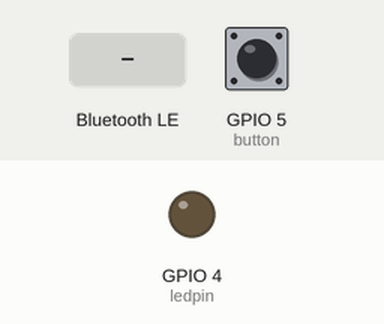
Bench run of a sketch on a simulated ESP32. On the bench: output pins drawn as LEDs (lit = HIGH). Dashed ring = blinking. The test bench sets the inputs (shaded band); at power-on: GPIO 5 (button) HIGH. Nothing arrives over Bluetooth unless stated; a phone connects over Bluetooth LE 3 s after start; what the sketch prints to the serial monitor is not drawn.

Above: at 1.2 s.
1.3 s: GPIO 5 (button) pulled LOW for 0.15 s
At 1.7 s:
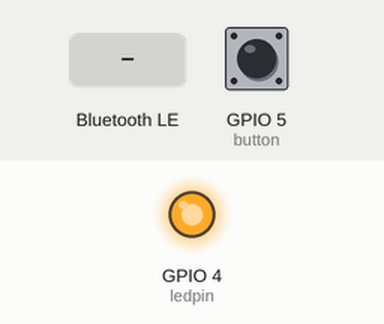
2.9 s: Bluetooth LE write "0" received
At 3.5 s:
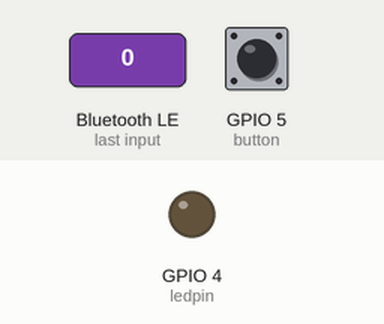
4.4 s: GPIO 5 (button) pulled LOW for 1 s
At 5.3 s:
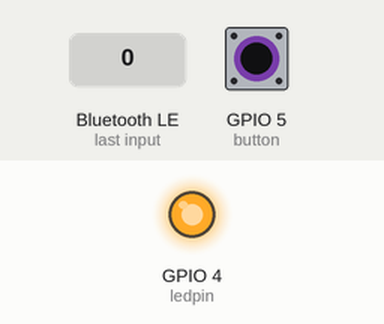
8.4 s: Bluetooth LE write "2" received
At 9.2 s:
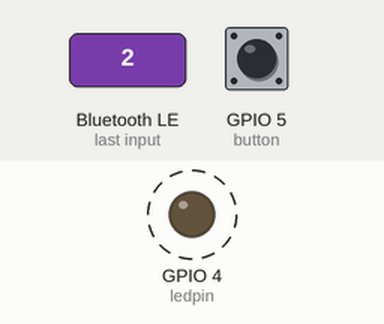
11.4 s: GPIO 5 (button) pulsed LOW 5 times (0.12 s each, 0.3 s apart)
Timing chart, 0 to 14.4 s (numbered marks = the images above; inputs shaded):
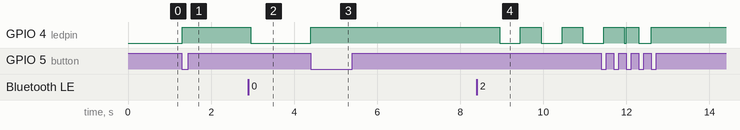

The sketch:

server.ino
```cpp
#include <BLEDevice.h>
#include <BLEServer.h>
#include <BLEUtils.h>
#include <BLE2902.h>

int ledpin = 4;
int button = 5;
int ledState = LOW;
int buttonCurrentState = 1;
int buttonPreviousState = 1;
long timeElapsed = 0;
long debounce = 100;
// For our button, 0 means pressed and 1 means released!

bool startCountdown = false;
long count = 0;
long countMax = 8000;

BLEServer* pServer = NULL;
BLECharacteristic* pCharacteristic = NULL;
bool deviceConnected = false;
bool oldDeviceConnected = false;

uint8_t bothOff = 48; // correspond to 0
uint8_t bothOn = 49; // correspond to 1
uint8_t bothBlinkSlow = 50; // correspond to 2
uint8_t bothBlinkQuick = 51; // correspond to 3
uint8_t ledSyncState = bothOff; // Initializing to bothOff first
bool onLocally = true; // distinguish between remote and local turn on

// Store the characteristic that is written from the client
std::string characteristicValue;

#define SERVICE_UUID        "5775f66a-86c2-46fc-b4fa-1973e65ab36f"
#define CHARACTERISTIC_UUID "63ba0619-a2a7-43f4-acf0-d650e34cc6a5"

class MyServerCallbacks: public BLEServerCallbacks {
	void onConnect(BLEServer* pServer) {
		deviceConnected = true;
	};

	void onDisconnect(BLEServer* pServer) {
		deviceConnected = false;
	}
};

void blinkSlow() {
	Serial.println("Starting to blink own LED slowly");
	ledState = HIGH;
	digitalWrite(ledpin, HIGH);
	delay(500);
	digitalWrite(ledpin, LOW);
	delay(500);
	digitalWrite(ledpin, HIGH);
	delay(500);
	digitalWrite(ledpin, LOW);
	delay(500);
	digitalWrite(ledpin, HIGH);
	delay(500);
	digitalWrite(ledpin, LOW);
	delay(500);
	digitalWrite(ledpin, HIGH);
	delay(500);
	digitalWrite(ledpin, LOW);
	ledState = LOW;
	Serial.println("Blinking complete, turning own LED off");
	onLocally = true;
	delay(5);
}

void blinkQuick() {
	Serial.println("Starting to blink own LED quickly");
	ledState = HIGH;
	digitalWrite(ledpin, HIGH);
	delay(125);
	digitalWrite(ledpin, LOW);
	delay(125);
	digitalWrite(ledpin, HIGH);
	delay(125);
	digitalWrite(ledpin, LOW);
	delay(125);
	digitalWrite(ledpin, HIGH);
	delay(125);
	digitalWrite(ledpin, LOW);
	delay(125);
	digitalWrite(ledpin, HIGH);
	delay(125);
	digitalWrite(ledpin, LOW);
	delay(125);
	digitalWrite(ledpin, HIGH);
	delay(125);
	digitalWrite(ledpin, LOW);
	delay(125);
	digitalWrite(ledpin, HIGH);
	delay(125);
	digitalWrite(ledpin, LOW);
	ledState = LOW;
	Serial.println("Blinking complete, turning own LED off");
	onLocally = true;
	delay(5);
}

class MyCharacteristicCallbacks: public BLECharacteristicCallbacks {
	void onWrite(BLECharacteristic* pCharacteristic) {
		characteristicValue = pCharacteristic->getValue();
		if (characteristicValue == "0") {
			Serial.println("Server has received a turn-off write");
			onLocally = true;
			startCountdown = false;
			count = 0;
			ledState = LOW;
			digitalWrite(ledpin, LOW);
			ledSyncState = bothOff;
			Serial.println("And so it is turning own LED off");
		} else if (characteristicValue == "1") {
			Serial.println("Server has received a turn-on write");
			onLocally = false;
			ledState = HIGH;
			digitalWrite(ledpin, HIGH);
			ledSyncState = bothOn;
			Serial.println("And so it is turning own LED on");
		} else if (characteristicValue == "2") {
			Serial.println("Server has received a blink slow write");
			onLocally = false;
			startCountdown = false;
			count = 0;
			ledSyncState = bothBlinkSlow;
			blinkSlow();
			ledSyncState = bothOff;
		} else if (characteristicValue == "3") {
			Serial.println("Server has received a blink quick write");
			onLocally = false;
			startCountdown = false;
			count = 0;
			ledSyncState = bothBlinkQuick;
			blinkQuick();
			ledSyncState = bothOff;
		}
	}
};

void onButtonPress() {
	if (ledState == HIGH) { // If we're turning off the local LED
		if (onLocally == true) { // If we're turning off a locally turned-on LED
			ledState = LOW;
			startCountdown = false;
			count = 0;
			Serial.println("Turned on locally and turning off; resetting countdown");
			if (deviceConnected) {
				ledSyncState = bothOff;
				pCharacteristic->setValue((uint8_t*)&ledSyncState, 4);
				pCharacteristic->notify();
				Serial.println("Server has sent bothOff notification");
			} else {
				Serial.println("Disconnected and notification not sent");
			}
			digitalWrite(ledpin, ledState);
		} else { // If we're turning off a remotely turned-on LED
			startCountdown = false;
			count = 0;
			Serial.println("Turned on remotely and turning off, triggering quick blink; resetting countdown");
			if (deviceConnected) {
				ledSyncState = bothBlinkQuick;
				pCharacteristic->setValue((uint8_t*)&ledSyncState, 4);
				pCharacteristic->notify();
				Serial.println("Server has sent bothBlinkQuick notification");
				blinkQuick();
			} else {
				Serial.println("Disconnected and notification not sent");
				blinkQuick();
			}
		}
	} else { // If we're turning on the local LED
		ledState = HIGH;
		onLocally = true;
		startCountdown = true;
		Serial.println("Turning on own LED and starting countdown");
		if (deviceConnected) {
			ledSyncState = bothOn;
			pCharacteristic->setValue((uint8_t*)&ledSyncState, 4);
			pCharacteristic->notify();
			Serial.println("Server has sent bothOn notification");
		} else {
			Serial.println("Disconnected and notification not sent");
		}
		digitalWrite(ledpin, ledState);
	}
}

void setup() {
	pinMode(ledpin, OUTPUT);
	pinMode(button, INPUT);
	Serial.begin(115200);

	// Create the BLE Device
	BLEDevice::init("ESP32");

	// Create the BLE Server
	pServer = BLEDevice::createServer();
	pServer->setCallbacks(new MyServerCallbacks());

	// Create the BLE Service
	BLEService *pService = pServer->createService(SERVICE_UUID);

	// Create a BLE Characteristic
	pCharacteristic = pService->createCharacteristic(
						CHARACTERISTIC_UUID,
						BLECharacteristic::PROPERTY_READ   |
						BLECharacteristic::PROPERTY_WRITE  |
						BLECharacteristic::PROPERTY_NOTIFY |
						BLECharacteristic::PROPERTY_INDICATE
					);

	// Create the Characteristic Callback
	pCharacteristic->setCallbacks(new MyCharacteristicCallbacks);

	// https://www.bluetooth.com/specifications/gatt/viewer?attributeXmlFile=org.bluetooth.descriptor.gatt.client_characteristic_configuration.xml
	// Create a BLE Descriptor
	pCharacteristic->addDescriptor(new BLE2902());

	// Start the service
	pService->start();

	// Start advertising
	BLEAdvertising *pAdvertising = BLEDevice::getAdvertising();
	pAdvertising->addServiceUUID(SERVICE_UUID);
	pAdvertising->setScanResponse(true);
	pAdvertising->setMinPreferred(0x06);  // functions that help with iPhone connections issue
	pAdvertising->setMinPreferred(0x12);
	BLEDevice::startAdvertising();
	Serial.println("Waiting a client connection to notify...");

	// Set the initial value of the characteristic to send in notification
	pCharacteristic->setValue((uint8_t*)&bothOff, 4);
}

void loop() {
	buttonCurrentState = digitalRead(button);
	if (buttonCurrentState == 0 &&
		buttonPreviousState == 1 &&
		millis() - timeElapsed > debounce) {
		onButtonPress();
		timeElapsed = millis();
	}
	buttonPreviousState = buttonCurrentState;
	if (startCountdown == true) {
		Serial.println(count);
		count++;
		if (count >= countMax) {
			count = 0;
			startCountdown = false;
			if (onLocally == true) {
				ledSyncState = bothBlinkSlow;
				pCharacteristic->setValue((uint8_t*)&ledSyncState, 4);
				pCharacteristic->notify();
				Serial.println("Server has sent bothBlinkSlow notification");
				blinkSlow();
			}
		}
	}

	// disconnecting
	if (!deviceConnected && oldDeviceConnected) {
		delay(500); // give the bluetooth stack the chance to get things ready
		pServer->startAdvertising(); // restart advertising
		Serial.println("start advertising");
		oldDeviceConnected = deviceConnected;
	}
	// connecting
	if (deviceConnected && !oldDeviceConnected) {
		// do stuff here on connecting
		oldDeviceConnected = deviceConnected;
	}
}
```

Measured:
- after the input at 1.3 s, GPIO 4 (ledpin): LOW → HIGH at once
- after the input at 2.9 s, GPIO 4 (ledpin): HIGH → LOW after 0.05 s
- after the input at 4.4 s, GPIO 4 (ledpin): LOW → HIGH at once
- after the input at 8.4 s, GPIO 4 (ledpin): alternates HIGH for 0.50 s and LOW for 0.50 s, starting after 0.55 s
